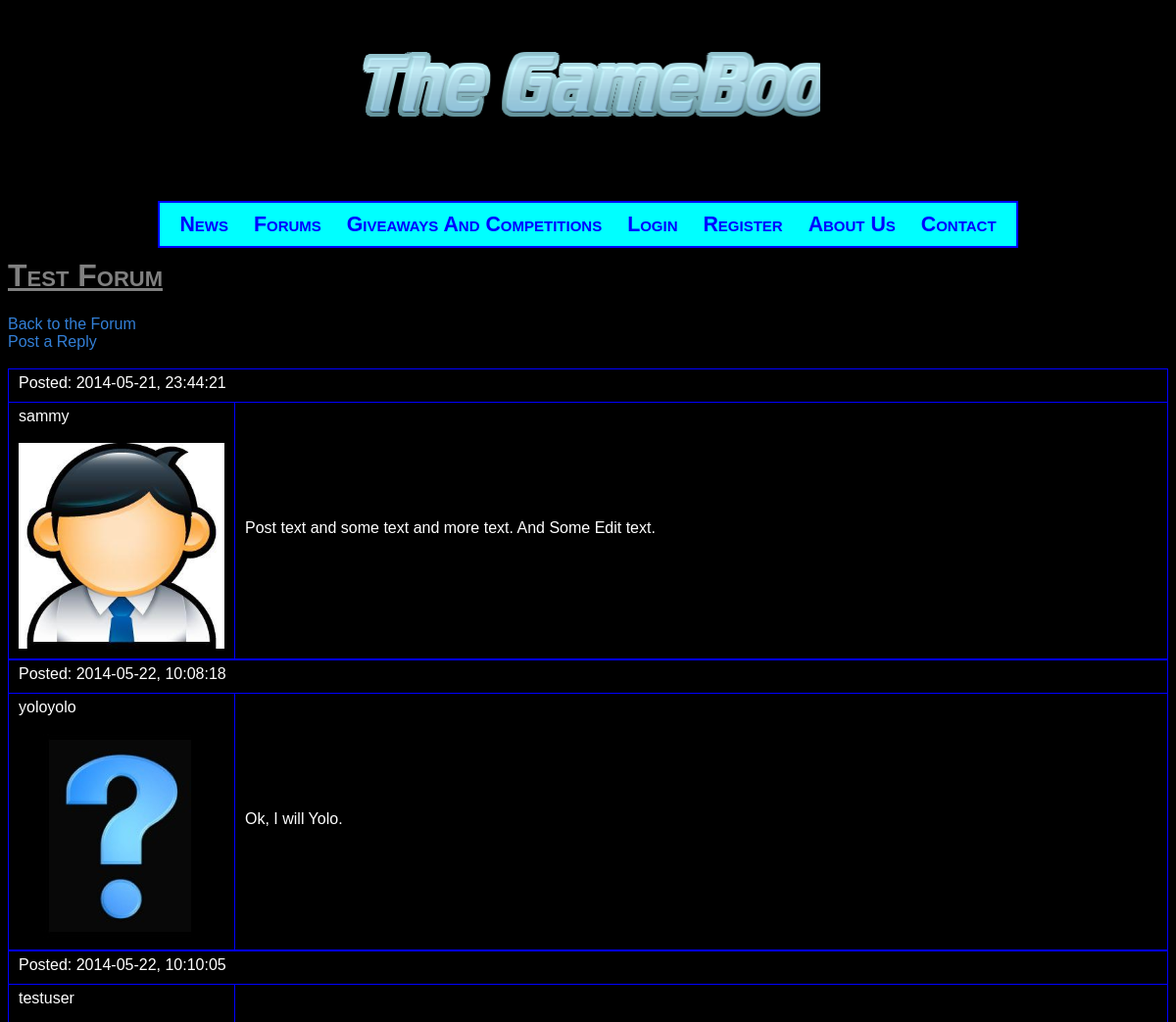
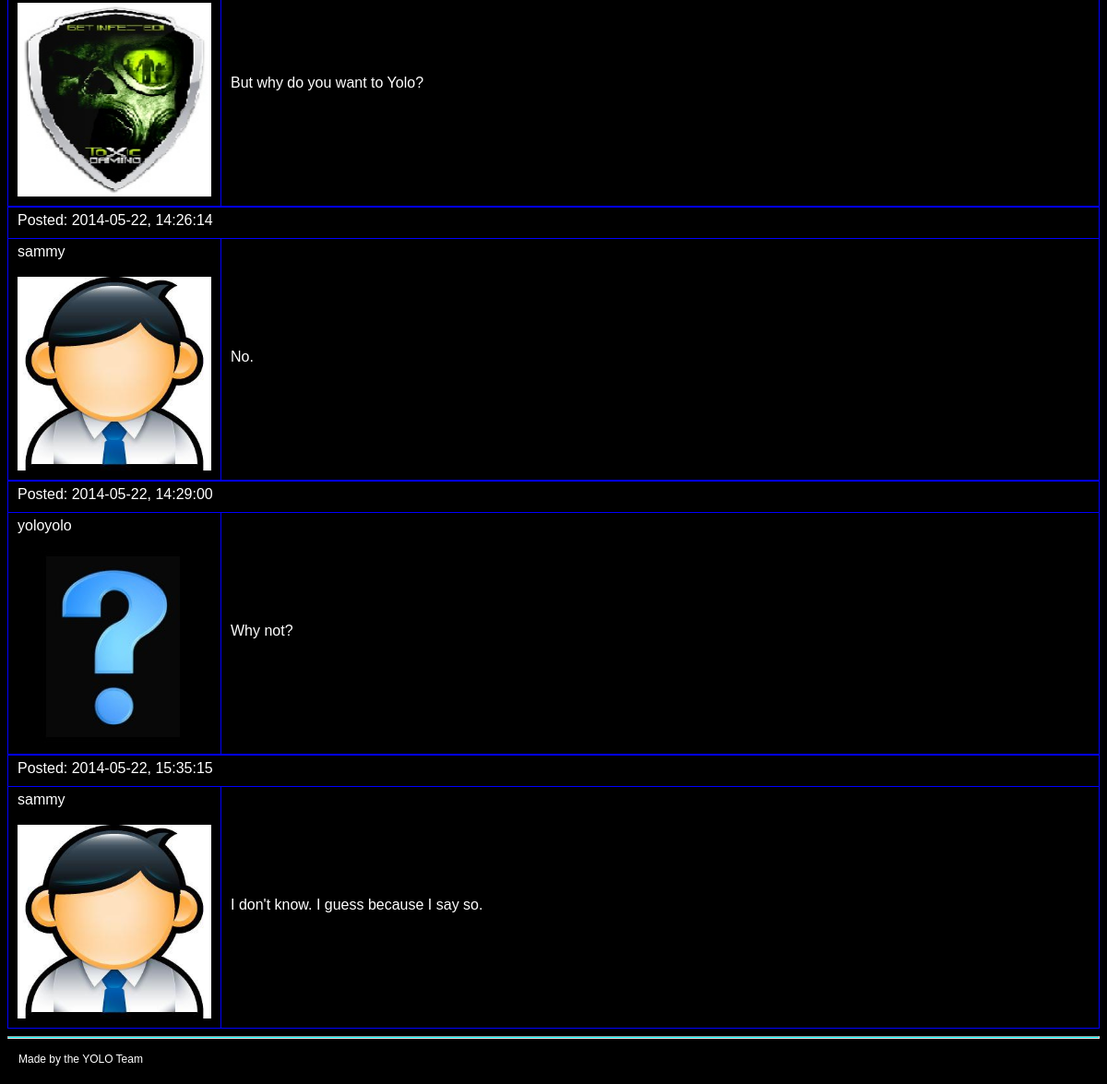
The page /threads.php?forum=1&thread=1 on the database its author committed (2 pictures, top to bottom).
### tables this page shows
CREATE TABLE IF NOT EXISTS `forums` (
  `id` int(255) NOT NULL AUTO_INCREMENT,
  `title` varchar(255) NOT NULL,
  `description` text NOT NULL,
  `threadCount` int(255) NOT NULL,
  PRIMARY KEY (`id`)
);

CREATE TABLE IF NOT EXISTS `posts` (
  `id` int(11) NOT NULL AUTO_INCREMENT,
  `threadId` int(11) NOT NULL,
  `userId` int(11) NOT NULL,
  `text` text NOT NULL,
  `date` varchar(10) NOT NULL,
  `time` varchar(8) NOT NULL,
  PRIMARY KEY (`id`)
);

CREATE TABLE IF NOT EXISTS `users` (
  `id` int(255) NOT NULL AUTO_INCREMENT,
  `name` varchar(100) NOT NULL,
  `username` varchar(50) NOT NULL,
  `password` varchar(50) NOT NULL,
  `email` varchar(70) NOT NULL,
  `location` varchar(30) NOT NULL,
  `rank` int(3) NOT NULL,
  `banStatus` int(1) NOT NULL,
  `displayPic` varchar(64) NOT NULL DEFAULT 'displaypics/nopic.jpg',
  PRIMARY KEY (`id`),
  UNIQUE KEY `username` (`username`),
  UNIQUE KEY `email` (`email`)
);

### threads.php (the view, shortened to what this page needs)
<?php
include("top.php");
$query = "SELECT * FROM forums WHERE id='" . $_GET["forum"] . "'";
$execute = mysqli_query($db, $query);
$forumData = mysqli_fetch_assoc($execute);
echo "<head><title>Forums - " . $forumData["title"] . " - The GameBook</title></head>
	<h1>" . $forumData["title"] . "</h1>";
if (!isset($_GET["thread"]))
{
	echo "<a href=\"forums.php\">Back To Forums Home</a><br />
	<a href=\"newThread.php?forum=" . $_GET["forum"] . "\">Post New Thread</a><br /><br />";
	$query = "SELECT * FROM threads WHERE forumId='" . $_GET["forum"] . "'";
	$execute = mysqli_query($db, $query);
	echo "<center><table width=75%>";
	while ($result = mysqli_fetch_assoc($execute))
	{
		$queryGetStartUser = "SELECT username FROM users WHERE id='" . $result["startUser"] . "'";
		$startUsername = mysqli_fetch_assoc(mysqli_query($db, $queryGetStartUser));
		echo "	<center><table style=\"border-collapse: collapse; border: 1px solid blue\">
			<tr>
				<td width=100%><b><a href=\"threads.php?forum=" . $_GET["forum"] . "&thread=". $result["id"] ."\">" . $result["title"] . "</a></b></td><td>Posts: </td><td>" . $result["postCount"] . "</td><td>Thread Opener: </td><td>" . $startUsername["username"] . "</td>
			</tr>
			<tr>
				<td>" . $result["description"] . "</td><td colspan=4>Last Post: " . $result["lastPostDate"] . "</td>
			</tr>
		</table></center>";
	}
	echo "</table>
	</center>
	</html>";
}
else
{
	echo "<a href=\"threads.php?forum=" . $forumData["id"] . "\">Back to the Forum</a><br />";
	echo "<a href=\"reply.php?forum=" . $_GET["forum"] . "&thread=" . $_GET["thread"] . "\">Post a Reply</a><br /><br />";
	$query = "SELECT * FROM posts WHERE threadId='" . $_GET["thread"] . "'";
	$execute = mysqli_query($db, $query);
	echo "<center><table width=80%>";
	while ($postsArray = mysqli_fetch_assoc($execute))
	{
		$queryGetStartUser = "SELECT * FROM users WHERE id='" . $postsArray["userId"] . "'";
		$startUsername = mysqli_fetch_assoc(mysqli_query($db, $queryGetStartUser));
		echo "	<center><div id=#" . $postsArray["id"] . "><table style=\"border-collapse: collapse; border: 1px solid blue\">
			<tr style=\"border-collapse: collapse; border: 1px solid blue\">
				<td colspan=2>Posted: " . $postsArray["date"] . ", " . $postsArray["time"] . "</td>";
		if (isset($_COOKIE["user"]))
		{
			$getAdminStatus = "SELECT * FROM users WHERE username='" . $_COOKIE["user"] . "'";
			$adminExecute = mysqli_query($db, $getAdminStatus);
			$adminArray = mysqli_fetch_assoc($adminExecute);
			if ($adminArray["rank"] == 2 || $adminArray["rank"] == 3)
				echo "<td><a href=\"editPost.php?id=" . $postsArray["id"] . "\">Edit Post</a></td>";
		}
		else echo "<td></td>";
		echo "	</tr>
			<tr>
				<td style=\"border-collapse: collapse; border: 1px solid blue\">" . $startUsername["username"] . "<br /><br /><img src=\"" . $startUsername["displayPic"] . "\" height=210px width=210px></td><td width=80%>" . $postsArray["text"] . "</td><td></td>
			</tr>
			</table></div></center>";
	}
	echo "</table>";
	echo "</center>";
}
	include("bottom.php");
?>

### top.php (shortened to what this page needs)
<?php
echo "<html>
<head>
	<link rel=\"stylesheet\" href=\"style.css\" type=\"text/css\">
</head>
<body>
	<center>
	<br /><br />
	<a href=\"index.php\"><div id=\"main-header\"></div></a>
	<p>
	<div id=\"navbar\">
	<ul class=\"navig\" id=\"topnavbar\">
		<li class=\"navig\"><a href=\"news.php\">News</a></li>
		<li class=\"navig\"><a href=\"forums.php\">Forums</a></li>
		<li class=\"navig\"><a href=\"contests.php\">Giveaways And Competitions</a></li>";
if (!isset($_COOKIE["user"]))
{
	echo "	<li class=\"navig\"><a href=\"login.html\">Login</a></li>
		<li class=\"navig\"><a href=\"register.html\">Register</a></li>";
}
else
{
	echo "	<li class=\"navig\"><a href=\"profile.php\">Profile</a></li>
		<li class=\"navig\"><a href=\"logout.php\">Logout (" . $_COOKIE["user"] . ")</a></li>
		<li class=\"navig\"><a href=\"messaging.php\">Inbox (" . $count . ")</a></li>";
}
	echo "	<li class=\"navig\"><a href=\"about.php\">About Us</a></li>
		<li class=\"navig\"><a href=\"contact.php\">Contact</a></li>
	</ul>
	</div>
	</p>
	</center>
	<p>";
?>

### bottom.php (shortened to what this page needs)
<?php
echo "<hr>";
echo "<table width=100%>
	<tr>
		<td style=\"font-size: 9pt;\">Made by the YOLO Team</td>";
echo "</table>";
?>

### style.css (style rules this page uses)
body { font-family: sans-serif; background: black; color: white; }
a:link, a:visited { color: #337FD6; text-decoration: none; }
h2, h1 { font-variant: small-caps; text-decoration: underline; color:gray; }
#main-header { background: url('logo.png') no-repeat; width: 40%; height: 20%; font-family: sans-serif; }
.navig { display: inline; text-align: center; font-family: sans-serif; font-weight: bold; font-variant: small-caps; font-size: 16pt; padding: 10px; width: auto; }
ul li a:link, ul li a:visited { color: blue; }
#topnavbar { border: solid blue 2px; background: cyan; }
tr, td { padding-top: 5px; padding-right: 10px; padding-bottom: 10px; padding-left: 10px; }
hr { background-color: cyan; height: 1px; }

### rows shown on the page
forums: title "Test Forum"
posts: date "2014-05-21", time "23:44:21", userId.username "sammy", userId.displayPic (picture), text "Post text and some text and more text. And Some Edit text."
posts: date "2014-05-22", time "10:08:18", userId.username "yoloyolo", userId.displayPic (placeholder picture), text "Ok, I will Yolo."
posts: date "2014-05-22", time "10:10:05", userId.username "testuser", userId.displayPic (picture), text "But why do you want to Yolo?"
posts: date "2014-05-22", time "14:26:14", userId.username "sammy", userId.displayPic (picture), text "No."
posts: date "2014-05-22", time "14:29:00", userId.username "yoloyolo", userId.displayPic (placeholder picture), text "Why not?"
posts: date "2014-05-22", time "15:35:15", userId.username "sammy", userId.displayPic (picture), text "I don't know. I guess because I say so."
